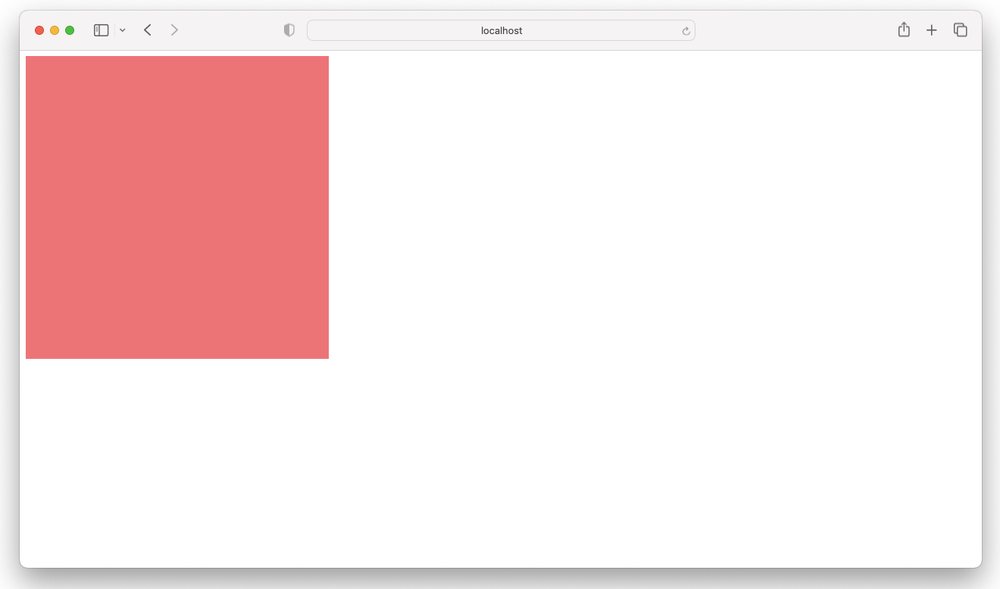
//> input picture intermediate/cpp/EmscriptenGL/macOS_safai.png, 1000 x 589 px, shrunk from 1320 x 778 before the run, given in place of the camera
$ ./main   (built with g++ and OpenCV 4)
//> lines starting //> are read from the running program, lines starting //| are printed output that depends on the picture; after the words box and inside, x2 and y2 are one past the last pixel; in counts of white or black regions, pixels touching at a corner belong together
#include <opencv2/opencv.hpp>
#include "opencv2/imgproc/imgproc.hpp"

#include <vector>
#include <iostream>

using namespace cv;

int threshold_value = 0;
int threshold_type = 3;;
int const max_value = 255;
int const max_type = 4;
int const max_BINARY_value = 255;

char* trackbar_type = "Type: \n 0: Binary \n 1: Binary Inverted \n 2: Truncate \n 3: To Zero \n 4: To Zero Inverted";
char* trackbar_value = "Value";

void Threshold_Demo( int, void* )
{
  /* 0: Binary
     1: Binary Inverted
     2: Threshold Truncated
     3: Threshold to Zero
     4: Threshold to Zero Inverted
   */


}

class IStage {
	public:
		virtual void process(Mat image) = 0;
		virtual void visualize() = 0;
};

RNG rng(12345);

int main() {
	// Create a VideoCapture object and use camera to capture the video
	VideoCapture cap(0);

	// Check if camera opened successfully
	if (!cap.isOpened()) {
		std::cout << "Error opening video stream" << std::endl;
		return -1;
	}

	// Default resolution of the frame is obtained.The default resolution is system dependent.
	int frame_width = cap.get(CAP_PROP_FRAME_WIDTH);
	int frame_height = cap.get(CAP_PROP_FRAME_HEIGHT);

	// Define the codec and create VideoWriter object.The output is stored in 'outcpp.avi' file.
	VideoWriter video("outcpp.avi", VideoWriter::fourcc('M', 'J', 'P', 'G'), 10, Size(frame_width, frame_height));

	while (true) {
		Mat frame;

		// Capture frame-by-frame
		cap >> frame;
//> frame is the input picture: 589 rows x 1000 cols, CV_8UC3; mean B, G, R 229.3, 229, 248

		// If the frame is empty, break immediately
		if (frame.empty())
			break;

		// Write the frame into the file 'outcpp.avi'
		video.write(frame);

		// Display the resulting frame
		imshow("Frame", frame);

		// 1. Stage: Convert camera image to grayscale
		Mat gray;
		cvtColor(frame, gray, COLOR_RGB2GRAY);
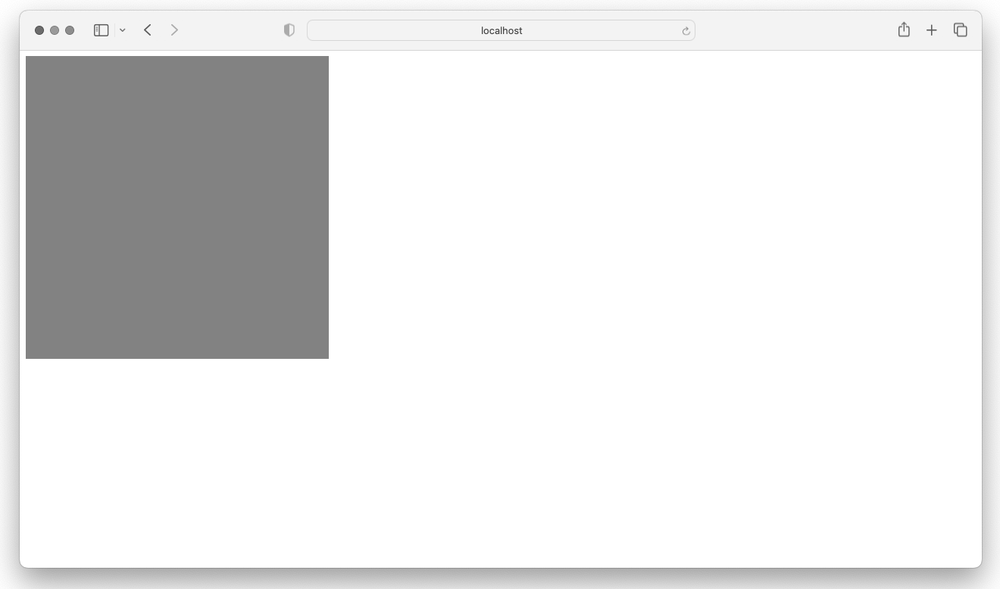
//> gray: 589 rows x 1000 cols, CV_8UC1; min 78, max 255, mean 231.2
		imshow("Gray Image", gray);

		// 2. Stage Threshhold
		char* window_name = "Threshold Demo";
		namedWindow( window_name, WINDOW_AUTOSIZE );

		createTrackbar( trackbar_type,
						window_name, &threshold_type,
						max_type, Threshold_Demo );

		createTrackbar( trackbar_value,
                  window_name, &threshold_value,
                  max_value, Threshold_Demo );

		Mat threshhold;
		threshold( gray, threshhold, threshold_value, max_BINARY_value,threshold_type );
		imshow( window_name, threshhold );

 		// 3. Stage Find Contours
		std::vector<std::vector<Point> > contours;
  		std::vector<Vec4i> hierarchy;
		findContours( threshhold, contours, hierarchy, RETR_TREE, CHAIN_APPROX_SIMPLE, Point(0, 0) );
//> contours = 1 contour; box (x1, y1, x2, y2) and area: (0, 0, 1000, 589) 587412

  		/// Draw contours
		Mat drawing = Mat::zeros( frame.size(), CV_8UC3 );
		for( int i = 0; i< contours.size(); i++ )
			{
			Scalar color = Scalar( rng.uniform(0, 255), rng.uniform(0,255), rng.uniform(0,255) );
			drawContours( drawing, contours, i, color, 2, 8, hierarchy, 0, Point() );
			}
//> this loop made 1 pass
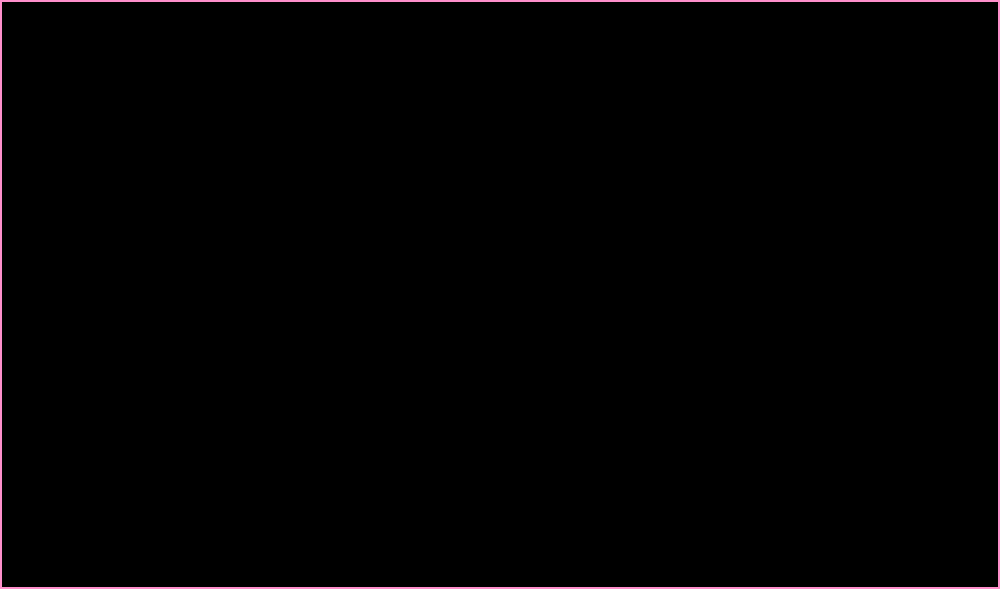
//> drawing: 589 rows x 1000 cols, CV_8UC3; mean B, G, R 2.2, 1.5, 2.7

		/// Show in a window
		namedWindow( "Contours", WINDOW_AUTOSIZE );
		imshow( "Contours", drawing );

		// Press  ESC on keyboard to  exit
		char c = (char)waitKey(1);
//> the Esc key is pressed
		if (c == 27)
			break;
	}

	// When everything done, release the video capture and write object
	cap.release();
	video.release();

	// Closes all the windows
	destroyAllWindows();

	return 0;
}
